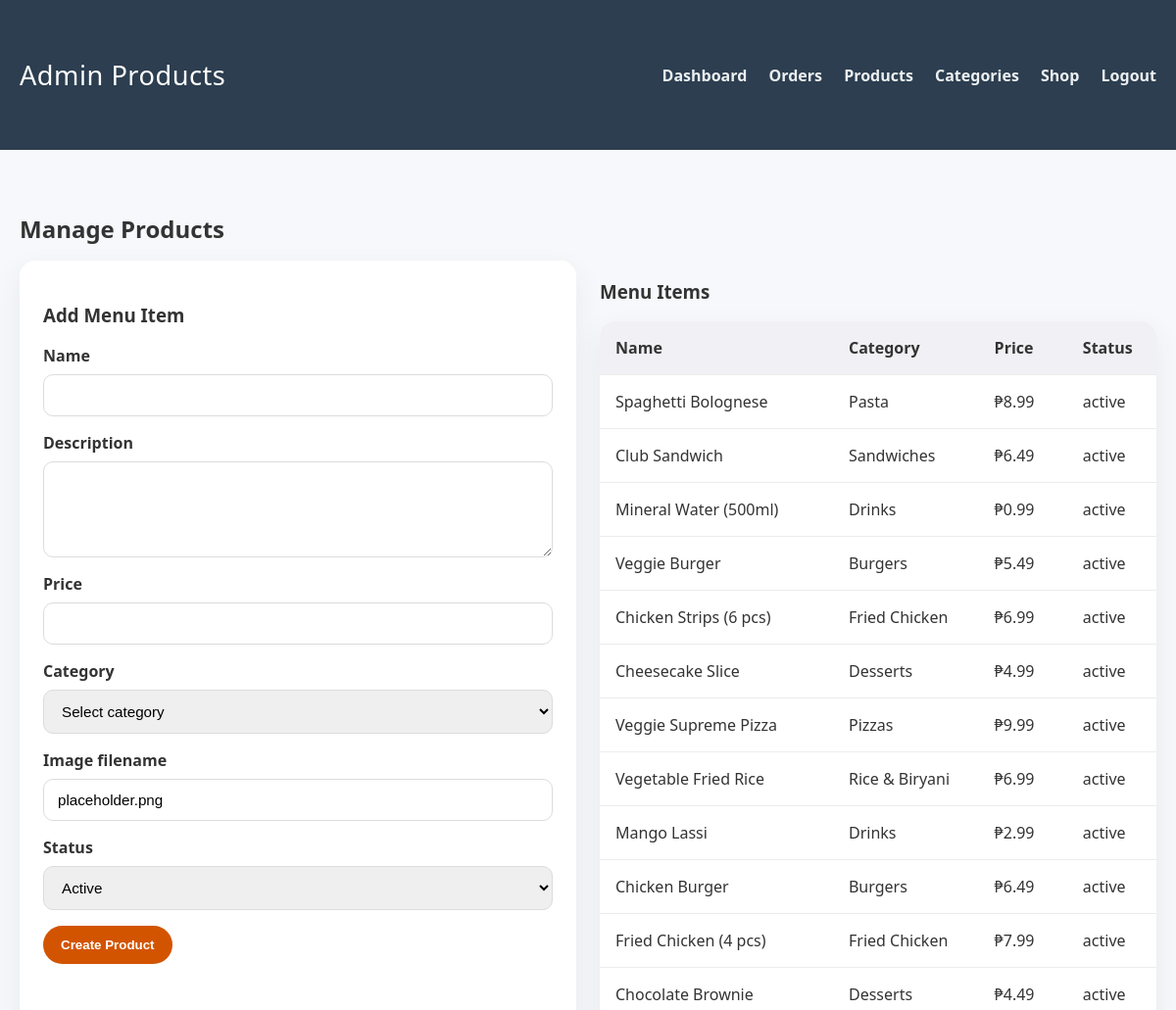
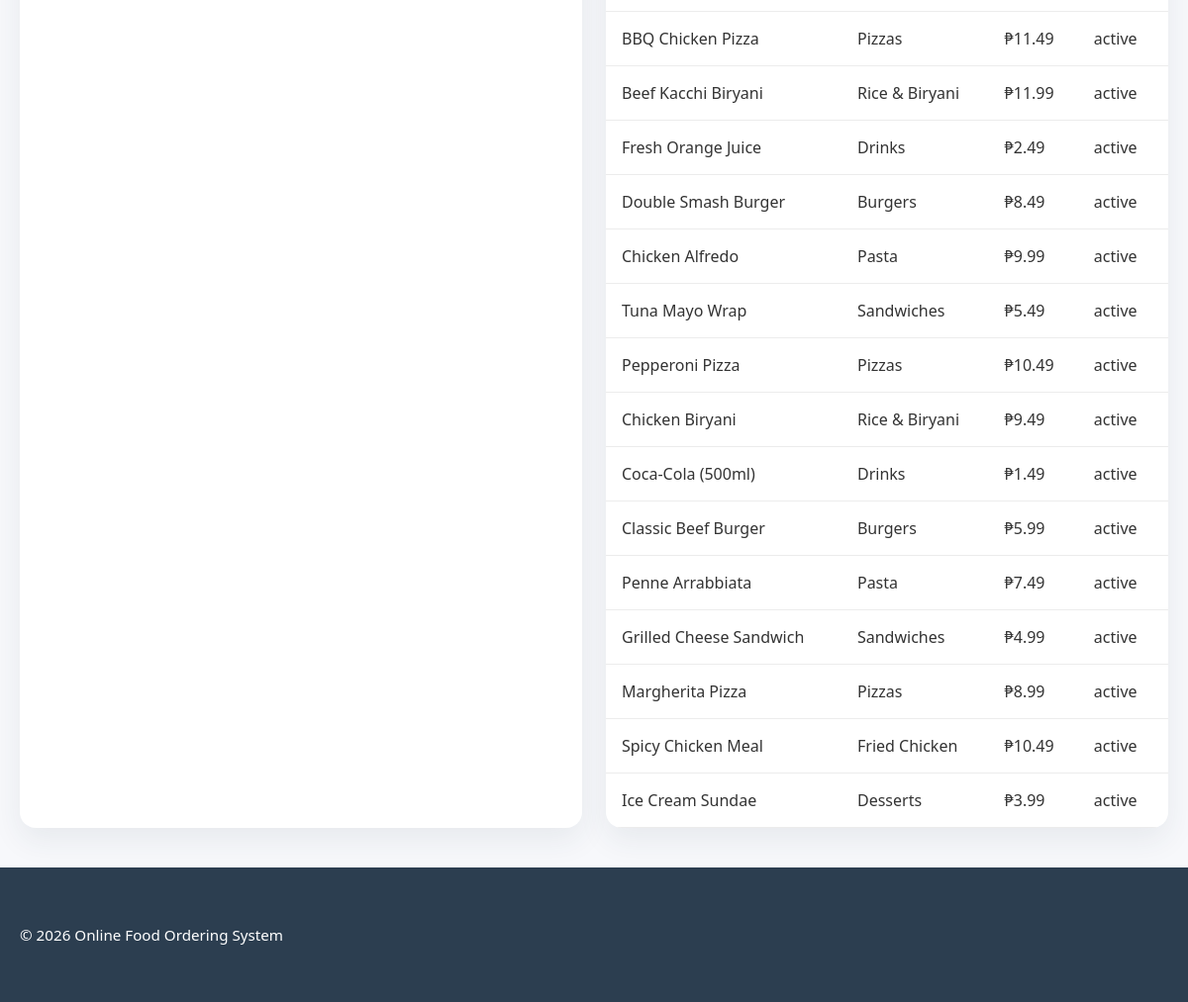
/admin/products.php (signed in), run on the app's committed database (2 pictures, top to bottom).
### tables this page shows
CREATE TABLE IF NOT EXISTS `products` (
    `id`          INT            NOT NULL AUTO_INCREMENT,
    `category_id` INT            NOT NULL,
    `name`        VARCHAR(200)   NOT NULL,
    `description` TEXT               NULL,
    `price`       DECIMAL(10,2)  NOT NULL DEFAULT 0.00,
    `image`       VARCHAR(255)       NULL DEFAULT 'placeholder.png',
    `status`      ENUM('active','inactive')
                               NOT NULL DEFAULT 'active',
    `created_at`  DATETIME       NOT NULL DEFAULT CURRENT_TIMESTAMP,
    PRIMARY KEY (`id`),
    KEY `idx_products_category` (`category_id`),
    CONSTRAINT `fk_products_category`
        FOREIGN KEY (`category_id`) REFERENCES `categories` (`id`)
        ON DELETE CASCADE ON UPDATE CASCADE
);

CREATE TABLE IF NOT EXISTS `categories` (
    `id`          INT          NOT NULL AUTO_INCREMENT,
    `name`        VARCHAR(100) NOT NULL,
    `description` TEXT             NULL,
    `created_at`  DATETIME     NOT NULL DEFAULT CURRENT_TIMESTAMP,
    PRIMARY KEY (`id`)
);

### config/database.php (called while the page is built, shortened)
<?php
$host = '127.0.0.1';
$user = 'root';
$password = '';
$database = 'online_food_ordering';
$charset = 'utf8mb4';
$mysqli = new mysqli($host, $user, $password, $database);
$mysqli->set_charset($charset);
function db_query(string $sql, string $types = '', array $params = [])
{
    global $mysqli;
    $stmt = $mysqli->prepare($sql);
    if (!$stmt->execute()) {
        die('Database execute error: ' . $stmt->error);
    }
    return $stmt;
}
function db_fetch_all(string $sql, string $types = '', array $params = []): array
{
    $stmt = db_query($sql, $types, $params);
    $result = $stmt->get_result();
    return $result ? $result->fetch_all(MYSQLI_ASSOC) : [];
}

### inc/functions.php (called while the page is built, shortened)
<?php
require_once __DIR__ . '/../config/database.php';
function sanitize($value): string
{
    return htmlspecialchars(trim((string)$value), ENT_QUOTES, 'UTF-8');
}
function formatCurrency(float $amount): string
{
    return '₱' . number_format($amount, 2);
}

### admin/products.php (the view, shortened to what this page needs)
<?php
require_once __DIR__ . '/../inc/functions.php';
$products = db_fetch_all('SELECT p.id, p.name, p.price, p.status, c.name AS category_name FROM products p JOIN categories c ON c.id = p.category_id ORDER BY p.created_at DESC');
?>
<!DOCTYPE html>
<html lang="en">
<head>
    <link rel="stylesheet" href="../assets/css/style.css">
</head>
<body>
<header>
    <div class="container">
        <div class="site-title">Admin Products</div>
        <nav>
            <a href="dashboard.php">Dashboard</a>
            <a href="orders.php">Orders</a>
            <a href="products.php">Products</a>
            <a href="categories.php">Categories</a>
            <a href="../index.php">Shop</a>
            <a href="logout.php">Logout</a>
        </nav>
    </div>
</header>
<main class="container">
    <section class="section-title">
        <h2>Manage Products</h2>
    </section>
    <div class="grid grid-2">
        <div class="form-card">
            <h3>Add Menu Item</h3>
            <form method="post" action="products.php">
                <div class="input-group">
                    <label class="form-label" for="name">Name</label>
                    <input id="name" type="text" name="name" required>
                </div>
                <div class="textarea-group">
                    <label class="form-label" for="description">Description</label>
                    <textarea id="description" name="description" rows="4"></textarea>
                </div>
                <div class="input-group">
                    <label class="form-label" for="price">Price</label>
                    <input id="price" type="number" name="price" step="0.01" min="0.01" required>
                </div>
                <div class="input-group">
                    <label class="form-label" for="category_id">Category</label>
                    <select id="category_id" name="category_id" required>
                        <option value="">Select category</option>
                    </select>
                </div>
                <div class="input-group">
                    <label class="form-label" for="image">Image filename</label>
                    <input id="image" type="text" name="image" value="placeholder.png">
                </div>
                <div class="input-group">
                    <label class="form-label" for="status">Status</label>
                    <select id="status" name="status">
                        <option value="active">Active</option>
                    </select>
                </div>
                <button type="submit" class="button button-primary">Create Product</button>
            </form>
        </div>
        <div>
            <h3>Menu Items</h3>
            <?php if (empty($products)): ?>
                <div class="card"><div class="card-body"><p>No products found.</p></div></div>
            <?php else: ?>
                <table class="table">
                    <thead>
                        <tr><th>Name</th><th>Category</th><th>Price</th><th>Status</th></tr>
                    </thead>
                    <tbody>
                        <?php foreach ($products as $product): ?>
                            <tr>
                                <td><?php echo sanitize($product['name']); ?></td>
                                <td><?php echo sanitize($product['category_name']); ?></td>
                                <td><?php echo formatCurrency((float)$product['price']); ?></td>
                                <td><?php echo sanitize($product['status']); ?></td>
                            </tr>
                        <?php endforeach; ?>
                    </tbody>
                </table>
            <?php endif; ?>
        </div>
    </div>
</main>
<footer>
    <div class="container"><p>&copy; <?php echo date('Y'); ?> Online Food Ordering System</p></div>
</footer>
</body>
</html>

### assets/css/style.css (style rules this page uses)
body { margin: 0; font-family: 'Segoe UI', Tahoma, Geneva, Verdana, sans-serif; background: #f7f8fb; color: #333; }
* { box-sizing: border-box; }
a { color: #d35400; text-decoration: none; }
.container { width: min(1200px, calc(100% - 40px)); margin: 0 auto; padding: 40px 0; }
header, footer { background: #2c3e50; color: #fff; padding: 18px 0; }
header .container, footer .container { display: flex; align-items: center; justify-content: space-between; gap: 16px; }
.site-title { font-size: 1.7rem; letter-spacing: 0.5px; }
nav a { margin-left: 18px; color: #ecf0f1; font-weight: 600; }
.grid { display: grid; gap: 24px; }
.btn, .button { display: inline-flex; align-items: center; justify-content: center; padding: 12px 18px; border-radius: 999px; border: none; cursor: pointer; font-weight: 700; transition: transform 0.2s ease, background-color 0.2s ease; }
.btn-primary, .button-primary { background: #d35400; color: #fff; }
.section-title { display: flex; align-items: center; justify-content: space-between; gap: 12px; margin-bottom: 16px; }
.section-title h2 { margin: 0; font-size: 1.5rem; }
.table { width: 100%; border-collapse: collapse; background: #fff; border-radius: 16px; overflow: hidden; box-shadow: 0 12px 30px rgba(44, 62, 80, 0.08); }
.table th, .table td { padding: 16px; border-bottom: 1px solid #ececec; text-align: left; }
.table thead { background: #f0f0f5; }
.form-card { background: #fff; padding: 24px; border-radius: 16px; box-shadow: 0 12px 30px rgba(44, 62, 80, 0.08); }
.form-label { display: block; margin-bottom: 8px; font-weight: 700; }
.input-group, .textarea-group { display: flex; flex-direction: column; margin-bottom: 16px; }
input[type='text'], input[type='email'], input[type='password'], input[type='number'], textarea, select { width: 100%; padding: 12px 14px; border: 1px solid #dcdcdc; border-radius: 10px; font-size: 0.95rem; }
footer p { margin: 0; font-size: 0.95rem; }
@media (min-width: 768px) { .grid-2 { grid-template-columns: repeat(2, minmax(0, 1fr)); } }
.section-title { display: flex; align-items: center; justify-content: space-between; margin: 24px 0 16px; }
.section-title h2, .section-title h3 { margin: 0; }

### data on the page
products: name "Spaghetti Bolognese", category.name "Pasta", price "₱8.99", status "active"
products: name "Club Sandwich", category.name "Sandwiches", price "₱6.49", status "active"
products: name "Mineral Water (500ml)", category.name "Drinks", price "₱0.99", status "active"
products: name "Veggie Burger", category.name "Burgers", price "₱5.49", status "active"
products: name "Chicken Strips (6 pcs)", category.name "Fried Chicken", price "₱6.99", status "active"
products: name "Cheesecake Slice", category.name "Desserts", price "₱4.99", status "active"
products: name "Veggie Supreme Pizza", category.name "Pizzas", price "₱9.99", status "active"
products: name "Vegetable Fried Rice", category.name "Rice & Biryani", price "₱6.99", status "active"
products: name "Mango Lassi", category.name "Drinks", price "₱2.99", status "active"
products: name "Chicken Burger", category.name "Burgers", price "₱6.49", status "active"
products: name "Fried Chicken (4 pcs)", category.name "Fried Chicken", price "₱7.99", status "active"
products: name "Chocolate Brownie", category.name "Desserts", price "₱4.49", status "active"
products: name "BBQ Chicken Pizza", category.name "Pizzas", price "₱11.49", status "active"
products: name "Beef Kacchi Biryani", category.name "Rice & Biryani", price "₱11.99", status "active"
products: name "Fresh Orange Juice", category.name "Drinks", price "₱2.49", status "active"
products: name "Double Smash Burger", category.name "Burgers", price "₱8.49", status "active"
products: name "Chicken Alfredo", category.name "Pasta", price "₱9.99", status "active"
products: name "Tuna Mayo Wrap", category.name "Sandwiches", price "₱5.49", status "active"
products: name "Pepperoni Pizza", category.name "Pizzas", price "₱10.49", status "active"
products: name "Chicken Biryani", category.name "Rice & Biryani", price "₱9.49", status "active"
products: name "Coca-Cola (500ml)", category.name "Drinks", price "₱1.49", status "active"
products: name "Classic Beef Burger", category.name "Burgers", price "₱5.99", status "active"
products: name "Penne Arrabbiata", category.name "Pasta", price "₱7.49", status "active"
products: name "Grilled Cheese Sandwich", category.name "Sandwiches", price "₱4.99", status "active"
products: name "Margherita Pizza", category.name "Pizzas", price "₱8.99", status "active"
products: name "Spicy Chicken Meal", category.name "Fried Chicken", price "₱10.49", status "active"
products: name "Ice Cream Sundae", category.name "Desserts", price "₱3.99", status "active"
